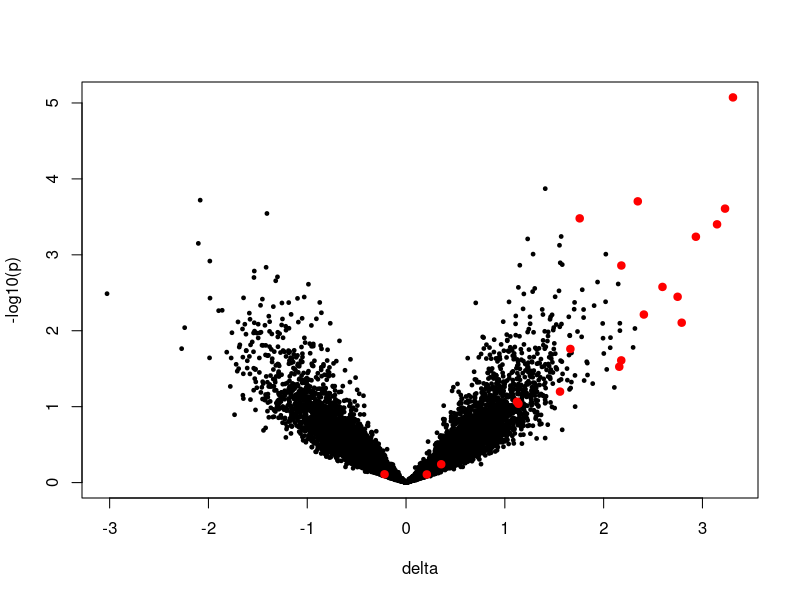
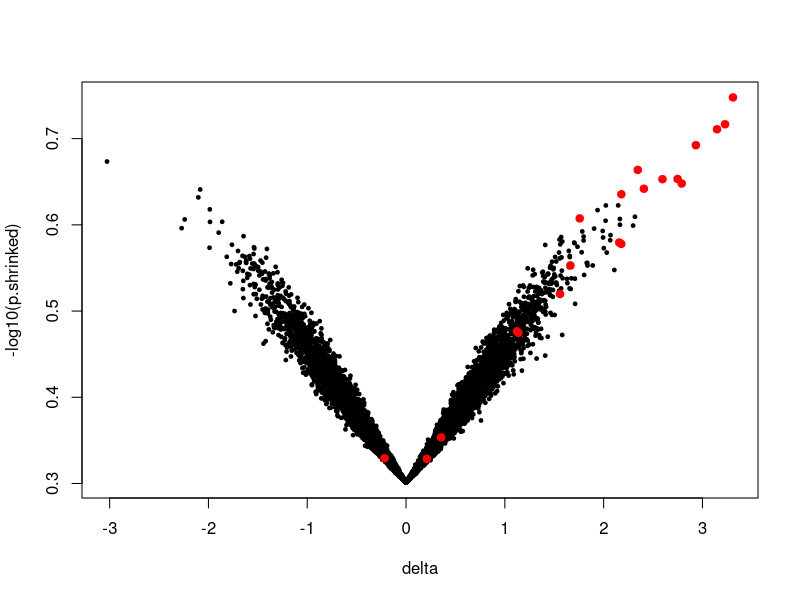
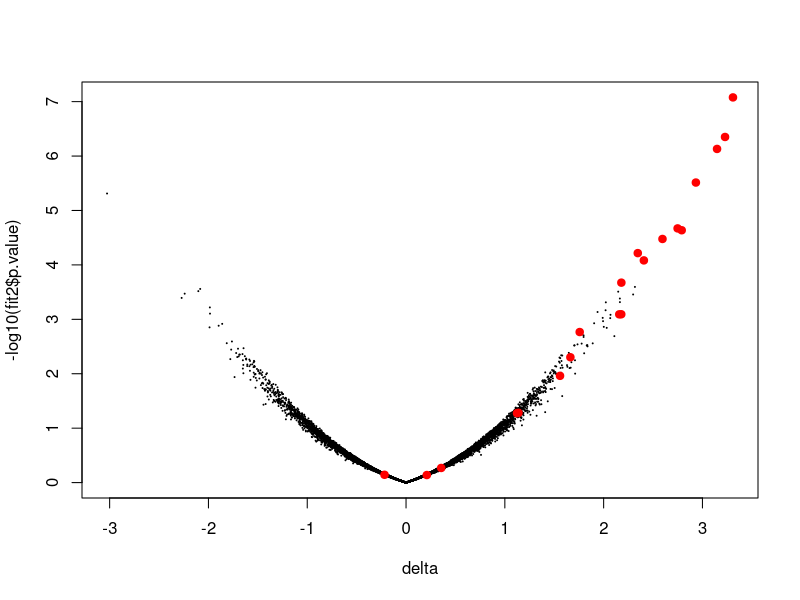

Generate these figures, in order, with R:
## ---- chunk 1
knitr::opts_chunk$set(echo = TRUE)
## ---- chunk 2
set.seed(12345)

n.features <- 10000
n.samples.per.group <- 6

# simulate expr data for two identical groups, n.samples.per.group each:

X <- matrix(NA, nrow=n.features, ncol=2*n.samples.per.group)

for(i in 1:n.features){
  
  genes.sd <- abs(rnorm(n=1, mean=1, sd=0.1))
  
  genes.expression.values <- rnorm(n=2*n.samples.per.group,mean=0,sd=genes.sd)
  
  X[i,] <- genes.expression.values
  
}

n.diff <- 20

# spike-in differentially expressed features 1:ndiff:

for(i in 1:n.diff){
  
  genes.delta <- rnorm(1,mean=2, sd=1)
  
  X[i,(n.samples.per.group + 1):(2*n.samples.per.group)] <- X[i,(n.samples.per.group + 1):(2*n.samples.per.group)] + genes.delta + rnorm(n=n.samples.per.group,mean=0,sd=0.2)
  
}


## ---- chunk 3
p <- delta <- c()

for(i in 1:n.features){
  res.t.test <- t.test(X[i,1:n.samples.per.group],X[i,(n.samples.per.group + 1):(2*n.samples.per.group)])
  p[i] <- res.t.test$p.value
  delta[i] <- res.t.test$estimate[2] - res.t.test$estimate[1]
}

## ---- chunk 4

my.colours <- rep("black",n.features)
my.colours[1:n.diff] <- "red"

plot(delta, -log10(p), pch=19, cex=0.5, col=my.colours)
points(delta[1:n.diff], -log10(p[1:n.diff]), pch=19, cex=1, col="red")


## ---- chunk 5

global.sd <- mean(apply(X,1,sd))
shrinkage <- 0.5

T.shrinked <- p.shrinked <- c()

for(i in 1:n.features){
  
  T.shrinked[i] <- delta[i] / (shrinkage*global.sd**2 + (1-shrinkage)*sd(X[i,]))/sqrt(n.samples.per.group)
  
  p.shrinked[i] <- 1 - pt(q=abs(T.shrinked[i]), df=2*n.samples.per.group - 2)
  
}


plot(delta, -log10(p.shrinked), pch=19, cex=0.5, col=my.colours)
points(delta[1:n.diff], -log10(p.shrinked[1:n.diff]), pch=19, cex=1, col="red")

## ---- chunk 6
library(limma)
my.design <- cbind(grp1=c(rep(1,n.samples.per.group),rep(0,n.samples.per.group)),grp2=c(rep(0,n.samples.per.group),rep(1,n.samples.per.group)))
fit <- lmFit(object=X, design=my.design)
my.contrasts <- makeContrasts(grp2-grp1, levels=my.design)
fit2 <- contrasts.fit(fit, my.contrasts)
fit2 <- eBayes(fit2)

plot(delta,-log10(fit2$p.value),pch=19,cex=0.1)
points(delta[1:n.diff],-log10(fit2$p.value[1:n.diff]),pch=19, col="red", cex=1) 
